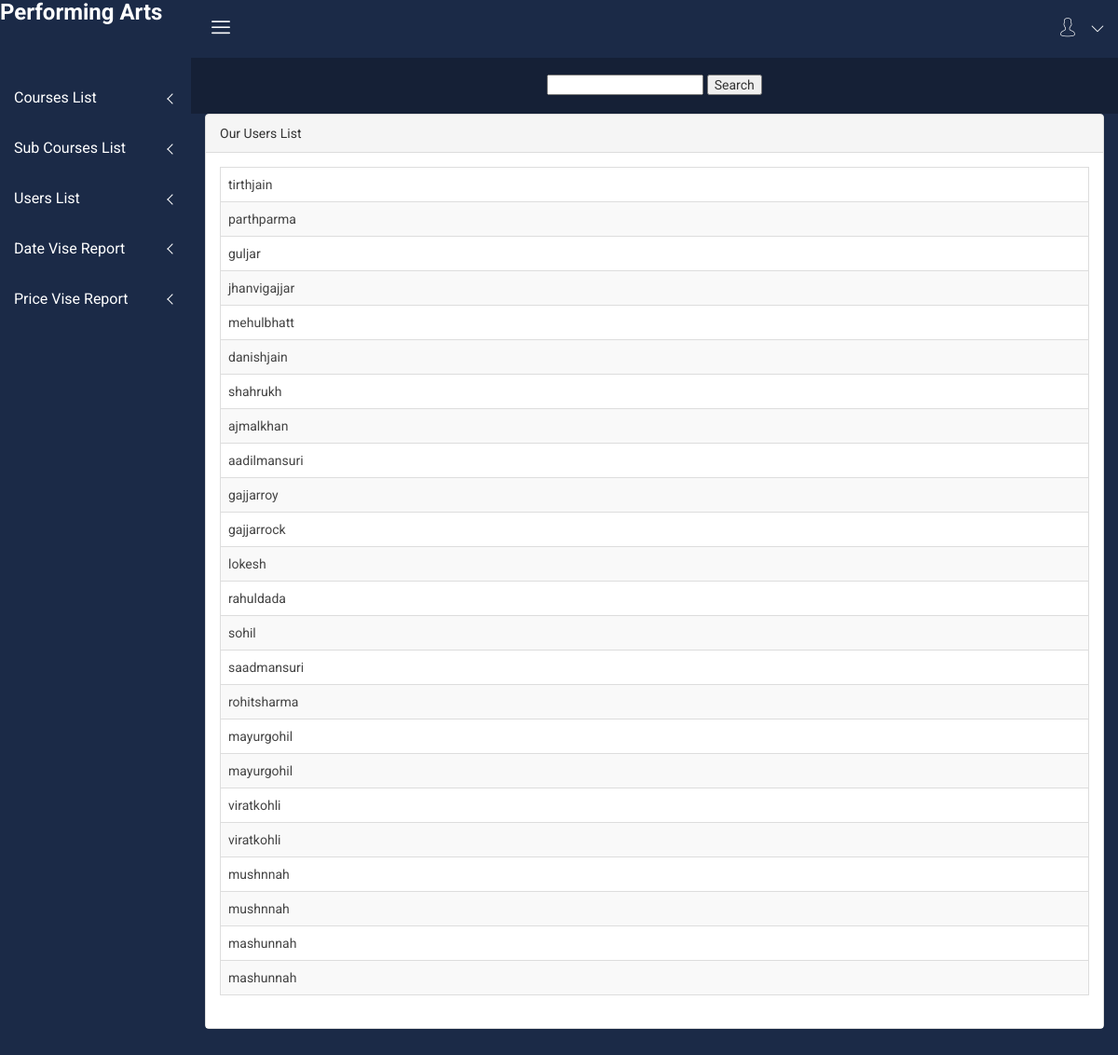
The app's page /admin-panel/userlist.php with its own data.
### tables this page shows
CREATE TABLE `userregistration` (
  `userid` int(6) NOT NULL,
  `username` varchar(20) NOT NULL,
  `password` varchar(10) NOT NULL,
  `fname` varchar(20) NOT NULL,
  `lname` varchar(20) NOT NULL,
  `dob` date NOT NULL,
  `contactno` varchar(10) NOT NULL,
  `email` varchar(30) NOT NULL,
  `gender` varchar(6) NOT NULL,
  `userimg` varchar(30) NOT NULL
);

### admin-panel/userlist.php (the view, shortened to what this page needs)
<?php
include_once("header11.php");
$cnn=mysqli_connect("localhost","root","","mcaproject");
?>
<br>
<center>
<form method="post">
    <input type="text" name="name" id="name">
    <input type="submit" name="search_btn" id="send" value="Search">
</form></center></br>
<div class="col-lg-12">
                            <div class="panel panel-default">
                                <div class="panel-heading">
                                    Our Users List
                                </div>
                                <div class="panel-body">
                                    <div class="table-responsive">
<?php
if(!@$_GET['key']){
    $qry="Select * from userregistration";
    $result=$cnn->query($qry);
}
$str="
<table class='table table-striped table-bordered table-hover dataTable no-footer' id='dataTables-example' role='grid' aria-describedby='dataTables-example_info'><tr>
</tr> ";
while($row=$result->fetch_assoc())
{
	$str.="<tr><td><a href='userdetails.php?userid=".$row["userid"]."'>"
.$row["username"]."</a></td></tr>";
}
$str.="</table>";
echo $str;
?>
</div>
										</div>
                            </div>
                        </div>
<?php
include_once("footer11.php")
?>

### admin-panel/css/main.css (style rules this page uses)
html { color: #222; font-size: 1em; line-height: 1.4; }

### records on screen
userregistration: username "tirthjain"
userregistration: username "parthparma"
userregistration: username "guljar"
userregistration: username "jhanvigajjar"
userregistration: username "mehulbhatt"
userregistration: username "danishjain"
userregistration: username "shahrukh"
userregistration: username "ajmalkhan"
userregistration: username "aadilmansuri"
userregistration: username "gajjarroy"
userregistration: username "gajjarrock"
userregistration: username "lokesh"
userregistration: username "rahuldada"
userregistration: username "sohil"
userregistration: username "saadmansuri"
userregistration: username "rohitsharma"
userregistration: username "mayurgohil"
userregistration: username "mayurgohil"
userregistration: username "viratkohli"
userregistration: username "viratkohli"
userregistration: username "mushnnah"
userregistration: username "mushnnah"
userregistration: username "mashunnah"
userregistration: username "mashunnah"
